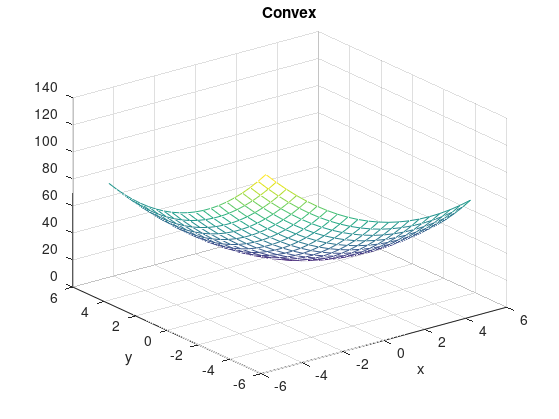

The MATLAB source for this figure:
clear all;
clc;
% Has the minimum at f(3,3) = 10
[X,Y] = meshgrid(-5:.5:5);
Z1 = (X - 3).^2 + (Y - 3).^2 + 10;
h = figure;

mesh(X,Y,Z1); 
title('Convex');
xlabel('x');
ylabel('y');

set(h,'Units','Inches');
pos = get(h,'Position');
set(h,'PaperPositionMode','Auto','PaperUnits','Inches','PaperSize',[pos(3),pos(4)]);
print(h, 'Convex_Function','-djpeg','r0')